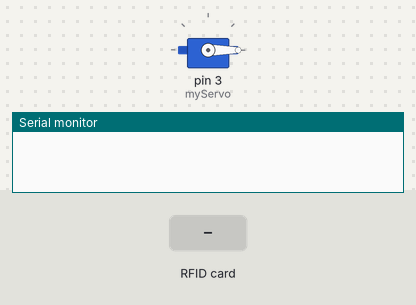
Simulated run of this sketch. Board: Arduino Uno, built with avr-gcc and run on an emulated ATmega328P. On the bench: servo, the last lines printed to the serial monitor. The test bench sets the inputs (shaded band).

Above: at 1.2 s.
1.3 s: RFID card 19 C8 D5 BB held to the reader
At 2.3 s:
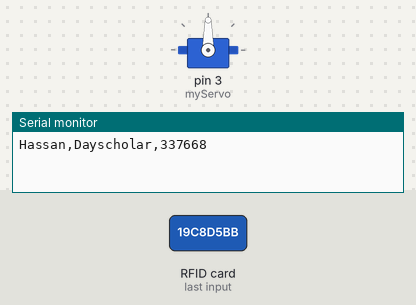
Timing chart, 0 to 7.8 s (numbered marks = the images above; inputs shaded):
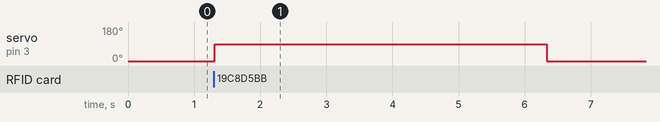

The sketch:

inm_project_hardware_code.ino
```cpp
#include <SPI.h> //header file for serial communication
#include <MFRC522.h> //header file for RFID Card reader
#include <Servo.h> //header file for servo motor
#include <SoftwareSerial.h> //header file for bluetooth module

#define RST_PIN 9 //reset pin
#define SS_PIN 10 //slave set pin
#define BUZZER 2 //buzzer pin

byte readCard[4];
String ID1 = "19C8D5BB";  // ID for a Day Scholar's card
String ID2 = "23F4E511"; // ID for a Hostellite's card
String tagID = "";

String name1 = "Hassan";
String status1 = "Dayscholar";
String cms1 = "337668";
bool set_flag1 = false;
String name2 = "Maheen";
String status2 = "Hostellite";
String cms2 = "334334";
bool set_flag2 = false;
Servo myServo; //defining servo motor name


SoftwareSerial bluetooth(10, 11); //RX, TX
int input;
int device = A1;
int green = 12;
int red = 11;
MFRC522 mfrc522(SS_PIN, RST_PIN); // Create instances


void setup()
{
  // Initiating
  SPI.begin(); // SPI bus
  mfrc522.PCD_Init(); // MFRC522
  Serial.begin(9600); //baud rate for serial communication
  pinMode(device, INPUT);
  myServo.attach(3); //servo pin
  myServo.write(0); //servo start position
  pinMode(12, OUTPUT);
  pinMode(11, OUTPUT);
}

//Read new tag if available
boolean getID()
{
  // Getting ready for Reading PICCs
  if ( ! mfrc522.PICC_IsNewCardPresent()) { //If a new PICC placed to RFID reader continue
  return false;
  }
  if ( ! mfrc522.PICC_ReadCardSerial()) { //Since a PICC placed get Serial and continue
  return false;
  }
  tagID = "";
  for ( uint8_t i = 0; i < 4; i++) { // The MIFARE PICCs that we use have 4 byte UID
  //readCard[i] = mfrc522.uid.uidByte[i];
  tagID.concat(String(mfrc522.uid.uidByte[i], HEX)); // Adds the 4 bytes in a single String variable
  }
  tagID.toUpperCase();
  mfrc522.PICC_HaltA(); // Stop reading
  return true;

}


void loop()
{
  digitalWrite(red, HIGH);
  digitalWrite(green, LOW);
  //Wait until new tag is available
  myServo.write(0);

  while (getID())
  {

    if (tagID == ID1)
    {
      Serial.print(name1);
      Serial.print(",");
      Serial.print(status1);
      Serial.print(",");
      Serial.println(cms1);
      set_flag1 = true;
      digitalWrite(green, HIGH);
      digitalWrite(red, LOW);
      myServo.write(90);

      delay(5000);
    }


    else if (tagID == ID2)
    {
      Serial.print(name2);
      Serial.print(",");
      Serial.print(status2);
      Serial.print(",");
      Serial.println(cms2);
      set_flag2 = true;
      myServo.write(90);
      digitalWrite(green, HIGH);
      digitalWrite(red, LOW);

      delay(5000);
    }

    else
    {
      Serial.print(",,");
      Serial.print("Card Not Registered");
    }
   }
}
```

Measured:
- after the input at 1.3 s, servo on pin 3 (myServo): 0° → 90° at once, → 0° 5.0 s later
